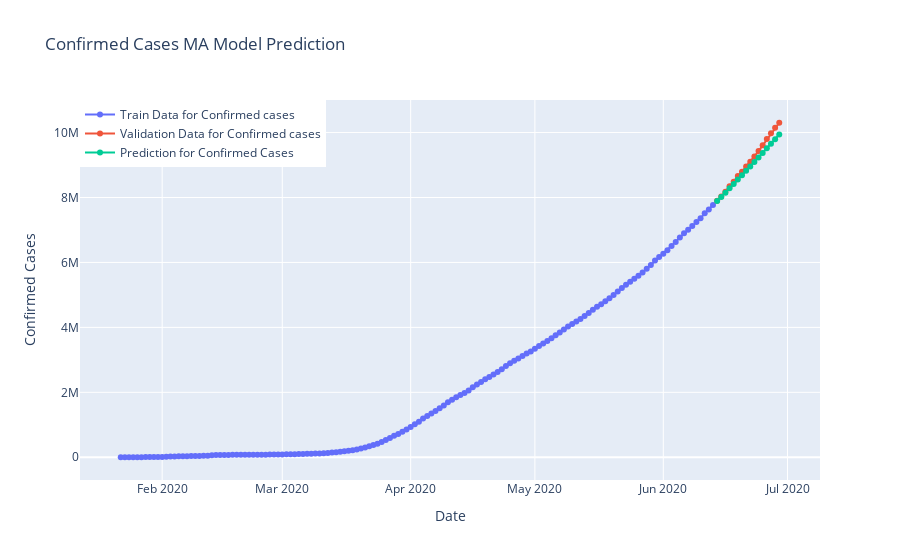

Write notebook code for a chart like this one.
### Code cell
fig = go.Figure()

fig.add_trace(go.Scatter(x=model_train.index, y=model_train['Confirmed'],
                        mode='lines+markers', name='Train Data for Confirmed cases'))
fig.add_trace(go.Scatter(x=valid.index, y=valid['Confirmed'],
                        mode='lines+markers', name='Validation Data for Confirmed cases'))
fig.add_trace(go.Scatter(x=valid.index, y=y_pred["MA Model Prediction"],
                         mode='lines+markers', name="Prediction for Confirmed Cases"))

fig.update_layout(title='Confirmed Cases MA Model Prediction',
                 xaxis_title='Date', yaxis_title='Confirmed Cases', 
                 legend=dict(x=0, y=1, traceorder='normal'))

fig.show()

### Figure 1 — Plotly figure (JSON) as saved in the notebook; plotly's stock layout.template omitted (floating-point values rounded to 4 significant figures; data arrays with more than 128 entries replaced by an {"elided": "..."} marker saying what was removed)
{"data": [{"mode": "lines+markers", "name": "Train Data for Confirmed cases", "type": "scatter", "x": {"elided": "144 str values"}, "y": {"elided": "144 int values"}}, {"mode": "lines+markers", "name": "Validation Data for Confirmed cases", "type": "scatter", "x": ["2020-06-14T00:00:00", "2020-06-15T00:00:00", "2020-06-16T00:00:00", "2020-06-17T00:00:00", "2020-06-18T00:00:00", "2020-06-19T00:00:00", "2020-06-20T00:00:00", "2020-06-21T00:00:00", "2020-06-22T00:00:00", "2020-06-23T00:00:00", "2020-06-24T00:00:00", "2020-06-25T00:00:00", "2020-06-26T00:00:00", "2020-06-27T00:00:00", "2020-06-28T00:00:00", "2020-06-29T00:00:00"], "y": [7900924, 8034504, 8173940, 8349950, 8488977, 8664986, 8791804, 8955536, 9098641, 9263466, 9430516, 9609829, 9801572, 9979535, 10145791, 10302151]}, {"mode": "lines+markers", "name": "Prediction for Confirmed Cases", "type": "scatter", "x": ["2020-06-14T00:00:00", "2020-06-15T00:00:00", "2020-06-16T00:00:00", "2020-06-17T00:00:00", "2020-06-18T00:00:00", "2020-06-19T00:00:00", "2020-06-20T00:00:00", "2020-06-21T00:00:00", "2020-06-22T00:00:00", "2020-06-23T00:00:00", "2020-06-24T00:00:00", "2020-06-25T00:00:00", "2020-06-26T00:00:00", "2020-06-27T00:00:00", "2020-06-28T00:00:00", "2020-06-29T00:00:00"], "y": [7889000.0, 8018000.0, 8143000.0, 8283000.0, 8415000.0, 8553000.0, 8685000.0, 8822000.0, 8955000.0, 9094000.0, 9232000.0, 9373000.0, 9514000.0, 9656000.0, 9796000.0, 9940000.0]}], "layout": {"legend": {"traceorder": "normal", "x": 0, "y": 1}, "title": {"text": "Confirmed Cases MA Model Prediction"}, "xaxis": {"title": {"text": "Date"}}, "yaxis": {"title": {"text": "Confirmed Cases"}}}}
